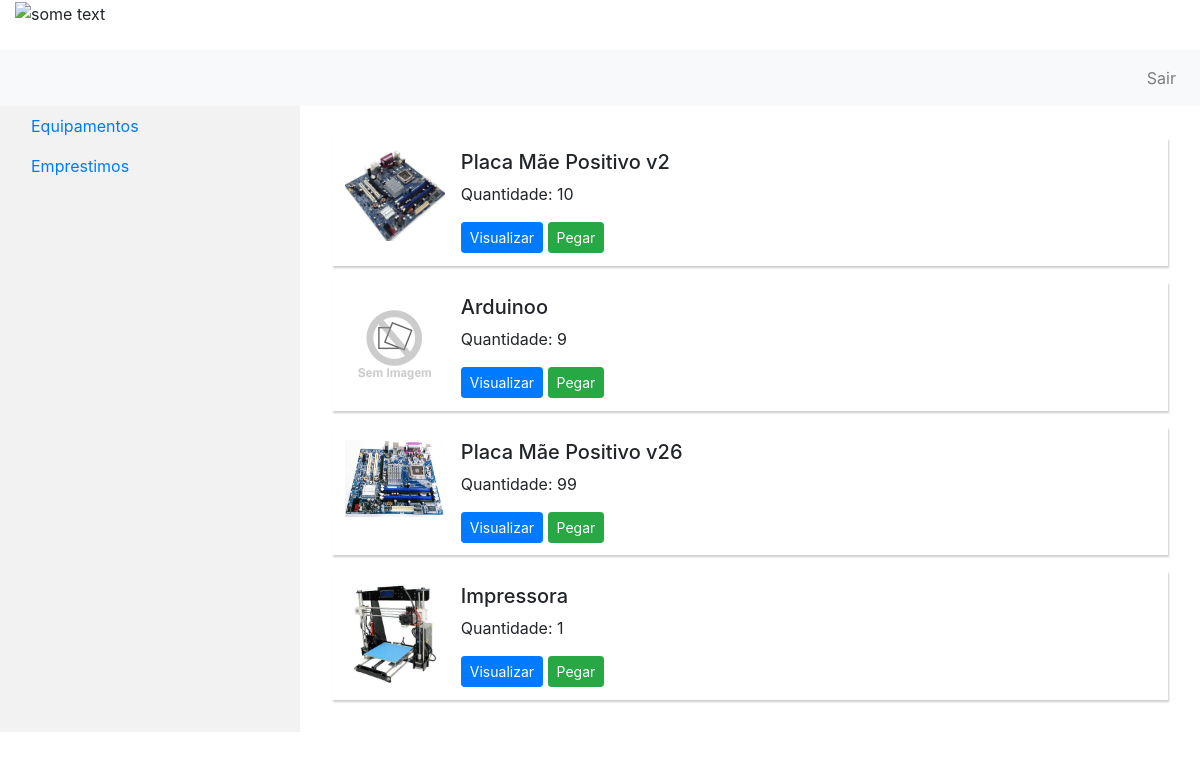
Page /equipamentos on the earlier database version.
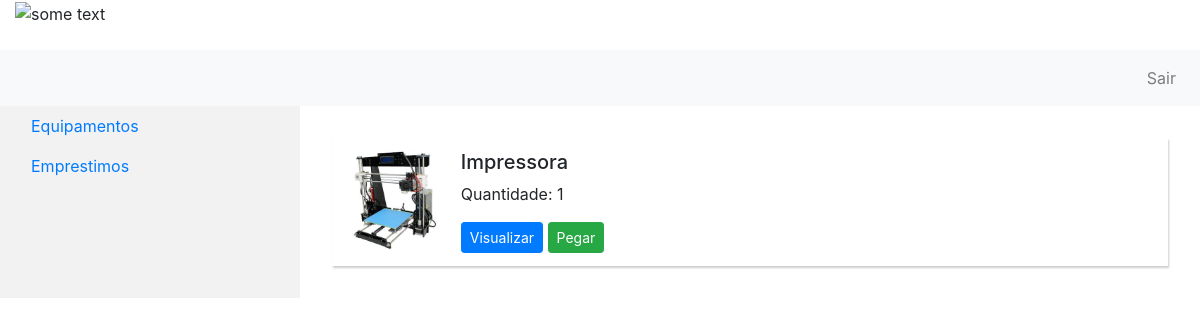
Same page on the later database version.
### controle/models.py (models this page shows)
class Item(models.Model):
    nome = models.CharField(max_length=50)
    quantidade = models.IntegerField()
    tipo = models.ForeignKey(TipoEquipamento, on_delete=models.CASCADE)
    imagem = models.FileField(upload_to='documents/%Y/%m/%d', default='documents/1111/sem_foto.jpg')

### controle/views.py (the view)
# urls.py: path('equipamentos', views.exibir_equipamentos, name='equipamentos'),
def exibir_equipamentos(request):
    return render(request, 'equipamentos/listar.html',
                  {'itens': Item.objects.all(), 'user_logado': get_usuario_logado(request)})

### controle/views.py (called while the page is built)
def get_usuario_logado(request):
    return request.user

### controle/templates/equipamentos/listar.html
{% extends 'base.html' %}
{% block 'content' %}
  {% if itens %}
  <ul class="list-unstyled">
    {% for item in itens %}
      {% include 'equipamentos/preview.html' with item=item %}
    {% endfor %}
  </ul>
  {% else %}
    <p style="font-size: 30px; font-weight: bold; text-align:center">Nenhum item encontrado <br> :( </p>
  {% endif %}
{% endblock %}

### controle/templates/equipamentos/preview.html (shortened to what this page needs)
<li class="media item-preview">
    <img  src="{{ item.imagem.url }}" alt="{{ item.nome }}" class="mr-3" width="100">
    <div class="media-body">
    <h5 class="nome">{{item.nome}} </h5>
    <p class="price">Quantidade: {{ item.quantidade }}</p>
    <a class="btn btn-sm btn-primary"  href="{% url 'equipamento' item.id %}">Visualizar</a>
    <a class="btn btn-sm btn-success" href=# >Pegar</a>
  </div>
</li>

Differences in the rows shown:
removed Item: imagem (picture), nome "Placa Mãe Positivo v2", quantidade "10"
removed Item: imagem (picture), nome "Arduinoo", quantidade "9"
removed Item: imagem (picture), nome "Placa Mãe Positivo v26", quantidade "99"
